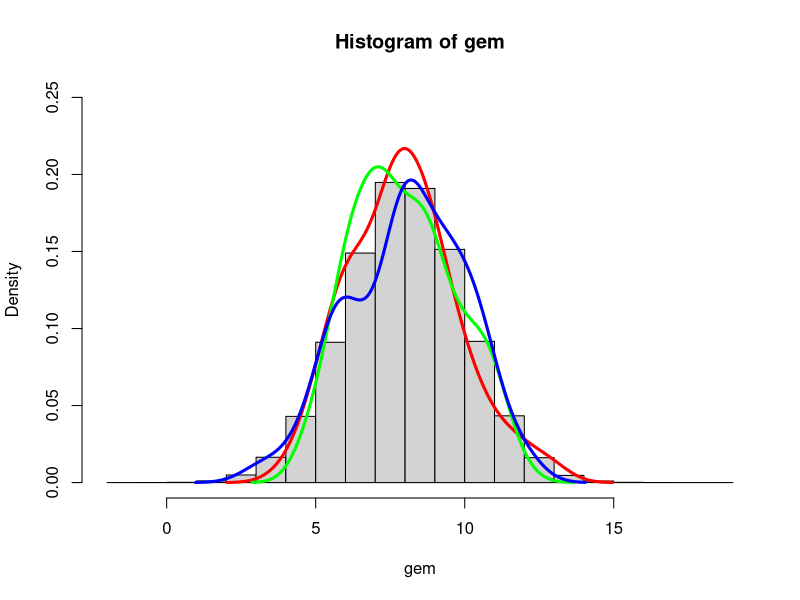
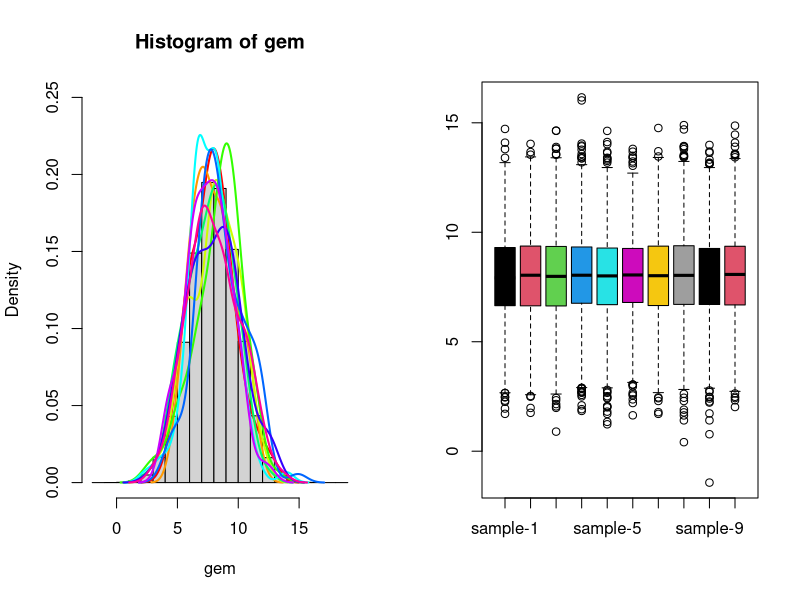

The R script that drew these images, in order:

################################################################################
#    &&&....&&&    % Learning R Course in Summer of 2022                       #
#  &&&&&&..&&&&&&  % Teacher: Bo Li, Mingwei Liu                               #
#  &&&&&&&&&&&&&&  % Date: Jul. 05th, 2022                                     #
#   &&&&&&&&&&&&   %                                                           #
#     &&&&&&&&     % Environment: R version 4.1.1;                             #
#       &&&&       % Platform: x86_64-w64-mingw32/x64 (64-bit)                 #
#        &         %                                                           #
################################################################################

################################################################################
### code chunk number 07: Installing & Running R Language.
################################################################################

### ****************************************************************************
### Step-01. About working directory in R. 

# For windows, work directory. 

pri.dir <- getwd()

setwd("D:/00-GitHub/LRC/tmp/")

### End of Step-01.
### ****************************************************************************

### ****************************************************************************
### Step-02. Common functions in R. 

# 1) Simulating a GEM showing expression levels of 2000 genes in 100 samples. 

# 随机生成200000个数值，这些数值来自均值为8标准差为2的正态分布
gem <- rnorm(2000*100, mean = 8, sd = 2)

length(gem)

is.matrix(gem)

gem <- matrix(gem, nrow = 2000)

dim(gem)

head(gem)

# 2) Naming the data distribution.  

rownames(gem) <- paste("mRNA", 1:2000, sep = "-")

colnames(gem) <- paste("sample", 1:100, sep = "-")

head(gem)

### End of Step-02.
### ****************************************************************************

### ****************************************************************************
### Step-03. Family of apply functions. 

# 1) Installing and loading the related R package. 

# install.packages("fBasics")

library(fBasics)


# 2) Computing the statistics, skewness and kurtosis.

gem1 <- as.data.frame(gem)

skewness(gem1)

kurtosis(gem1)

# 3) Generating the histogram and fitting lines. 

dim(gem)

g1 <- gem[1, ]
g2 <- gem[2, ]
g3 <- gem[3, ]
g4 <- gem[4, ]

hist(gem, breaks = 20, probability = TRUE, ylim = c(0, .25))

lines(density(g1), col = "red", lwd = 3)
lines(density(g2), col = "green", lwd = 3)
lines(density(g3), col = "blue", lwd = 3)

# 4） Another way for step-3. 


op <- par(mfrow = c(1, 2))

hist(gem, breaks = 20, probability = TRUE, ylim = c(0, .25))

for (i in 1:10) {
  lines(density(gem[i, ]), col = rainbow(10)[i], lwd = 2)
}

boxplot(gem[, 1:10], col = 1:10)

par(op)

### End of Step-03.
### **************************************************************************** 

### ****************************************************************************
### Step-04. Parallelly Computing. . 

# 1) Taking the iris score analysis for two classes as the example.

set.seed(714)

S1 <- runif(26, min = 20, max = 80)

S2 <- runif(20, min = 50, max = 100)

S1 <- round(S1);  S2 <- round(S2)

names(S1) <- LETTERS

names(S2) <- letters[1:20]

# 2) Comparing the score of student D in class-1 and student d in class-2. 

D1 <- S1["D"]
d1 <- S2["d"]
D1 > d1

D2 <- D1 - mean(S1)
d2 <- d1 - mean(S2)
D2 > d2

D3 <- (D1 - mean(S1)) / sd(S1) 
d3 <- (d1 - mean(S2)) / sd(S2) 
D3 > d3

D4 <- ((D1 - min(S1)) / (max(S1) - min(S1))) * 100
d4 <- ((d1 - min(S2)) / (max(S2) - min(S2))) * 100
D4 > d4

# 3) Which one is the best way to compare the score between student D and d?

### End of Step-04.
### ****************************************************************************

################################################################################
### End of chunk-01.
################################################################################
